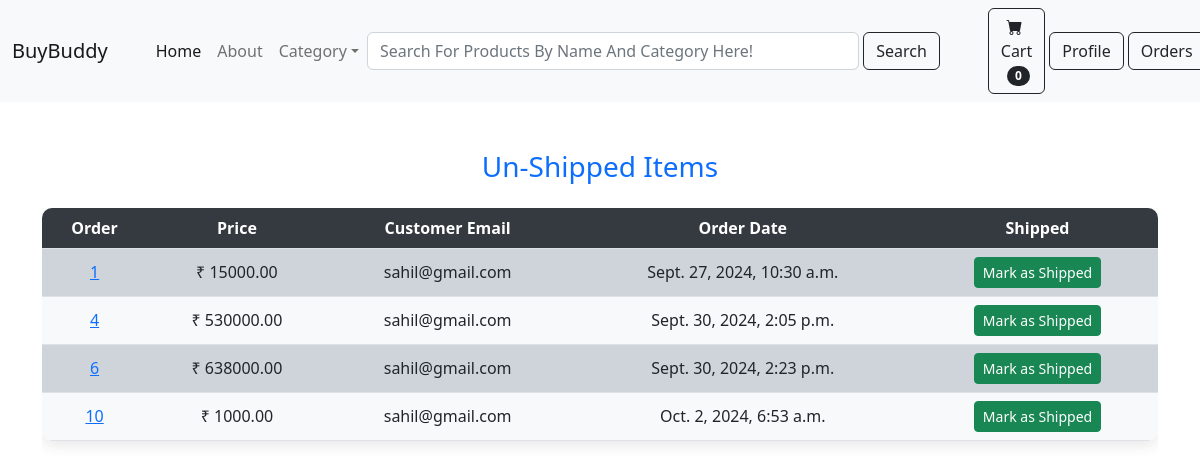
Page /payment/not_shipped_dash (signed in) on the committed database.
### payment/models.py (models this page shows, shortened)
class Order(models.Model):
    user = models.ForeignKey(User, on_delete=models.CASCADE, null=True, blank=True)
    full_name = models.CharField(max_length=255)
    email = models.EmailField(max_length=255)
    shipping_address = models.TextField(max_length=15000)
    amount_pay = models.DecimalField(max_digits=10, decimal_places=2)
    order_date = models.DateTimeField(auto_now_add=True)
    shipped = models.BooleanField(default=False)
    date_shipped = models.DateTimeField(blank=True, null=True)

### payment/views.py (the view, shortened to what this page needs)
# urls.py: path('not_shipped_dash', views.not_shipped_dash, name='not_shipped_dash'),
def not_shipped_dash(request):
    if request.user.is_authenticated and request.user.is_superuser:
        orders = Order.objects.filter(shipped=False)
        return render(request, 'payment/not_shipped_dash.html', {'orders': orders})
    else:
        messages.error(request, "Only superusers can access this page.")
        return redirect('home')

### cart/cart.py (called while the page is built)
    def __len__(self):
        return len(self.cart)

### cart/context_processors.py (called while the page is built)
def cart(request):
    return {'cart': Cart(request)}

### payment/templates/payment/not_shipped_dash.html (shortened to what this page needs)
{% extends 'base.html' %}
{% block content %}
<div class="container mt-5">
    <div class="row">
        <div class="col-12 text-center">
            <h3 class="mb-4 font-weight-bold text-primary">Un-Shipped Items</h3>
            <div class="table-responsive">
                <table class="table table-hover table-custom">
                    <thead class="thead-dark">
                      <tr>
                        <th scope="col">Order</th>
                        <th scope="col">Price</th>
                        <th scope="col">Customer Email</th>
                        <th scope="col">Order Date</th>
                        <th scope="col">Shipped</th>
                      </tr>
                    </thead>
                    <tbody>
                        {% for item in orders %}
                      <tr>
                        <td><a href="{% url 'orders' item.id %}">{{ item.id }}</a></td>
                        <td>₹ {{ item.amount_pay }}</td>
                        <td>{{ item.email }}</td>
                        <td>{{ item.order_date }}</td>
                        <td>
                            <form method="post">
                                <button type="submit" class="btn btn-success btn-sm">Mark as Shipped</button>
                            </form>
                        </td>
                      </tr>
                        {% endfor %}
                    </tbody>
                </table>
            </div>
        </div>
    </div>
</div>
{% endblock %}

### payment/templates/payment/not_shipped_dash.html (style rules this page uses)
.table-custom { border-radius: 10px; overflow: hidden; box-shadow: 0 4px 15px rgba(0, 0, 0, 0.1); }
.table-custom th, .table-custom td { vertical-align: middle; }
.table-custom th { background-color: #343a40; color: #ffffff; }
.table-custom tbody tr { transition: background-color 0.3s, transform 0.2s; }
.table-custom tbody tr:nth-child(odd) { background-color: #ced4da; }
.table-custom tbody tr:nth-child(even) { background-color: #f8f9fa; }

### rows in the picture
Order: id "1", amount_pay "15000.00", email "sahil@gmail.com", order_date "Sept. 27, 2024, 10:30 a.m."
Order: id "4", amount_pay "530000.00", email "sahil@gmail.com", order_date "Sept. 30, 2024, 2:05 p.m."
Order: id "6", amount_pay "638000.00", email "sahil@gmail.com", order_date "Sept. 30, 2024, 2:23 p.m."
Order: id "10", amount_pay "1000.00", email "sahil@gmail.com", order_date "Oct. 2, 2024, 6:53 a.m."

### other values in the picture
{{ cart|length }} "0"
